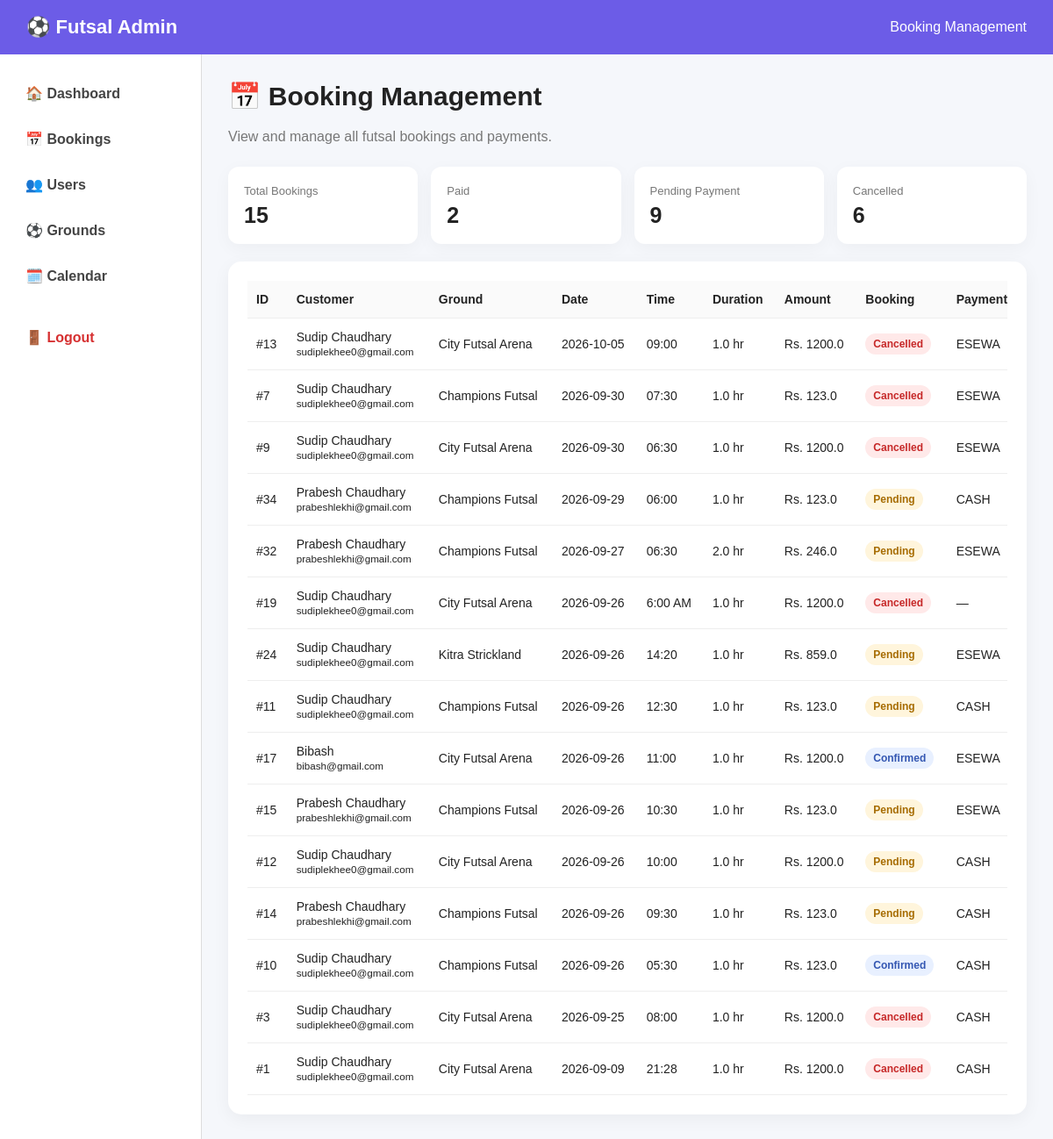
Screenshot of /admin/bookings (signed in) with the database file from the repository.
### tables this page shows
CREATE TABLE bookings (
            id INTEGER PRIMARY KEY AUTOINCREMENT,
            user_id INTEGER NOT NULL,
            ground_id INTEGER NOT NULL,
            booking_date TEXT NOT NULL,
            booking_time TEXT NOT NULL,
            created_at TIMESTAMP DEFAULT CURRENT_TIMESTAMP, status TEXT
            DEFAULT 'confirmed', duration REAL
            DEFAULT 1, payment_status TEXT

            DEFAULT 'pending', payment_method TEXT

            DEFAULT 'cash', payment_reference TEXT, paid_at TIMESTAMP, transaction_uuid
            TEXT, esewa_transaction_code
            TEXT, esewa_product_code
            TEXT, esewa_amount
            REAL, esewa_verified_at
            TIMESTAMP,

            FOREIGN KEY (user_id) REFERENCES users(id),
            FOREIGN KEY (ground_id) REFERENCES grounds(id),

            UNIQUE(ground_id, booking_date, booking_time)
        );

CREATE TABLE users (
            id INTEGER PRIMARY KEY AUTOINCREMENT,
            name TEXT NOT NULL,
            email TEXT UNIQUE NOT NULL,
            password TEXT NOT NULL
        , is_admin INTEGER
            DEFAULT 0);

CREATE TABLE grounds (
            id INTEGER PRIMARY KEY AUTOINCREMENT,
            name TEXT NOT NULL,
            location TEXT NOT NULL,
            price INTEGER NOT NULL,
            contact TEXT,
            opening_time TEXT,
            closing_time TEXT,
            description TEXT,
            image TEXT
        );

### app.py (the view, shortened to what this page needs)
@app.route("/admin/bookings")
@admin_required
def admin_bookings():
    search = request.args.get("search", "").strip()
    payment_status = request.args.get("payment_status", "").strip().lower()
    conn = get_db()
    total_bookings = conn.execute(
        "SELECT COUNT(*) AS count FROM bookings"
    ).fetchone()["count"]
    pending_payments = conn.execute(
        """SELECT COUNT(*) AS count FROM bookings
           WHERE payment_status IN ('pending', 'submitted')
           AND status != 'cancelled'"""
    ).fetchone()["count"]
    paid_bookings = conn.execute(
        "SELECT COUNT(*) AS count FROM bookings WHERE payment_status = 'paid'"
    ).fetchone()["count"]
    cancelled_bookings = conn.execute(
        "SELECT COUNT(*) AS count FROM bookings WHERE status = 'cancelled'"
    ).fetchone()["count"]
    query = """
        SELECT bookings.*,
               users.name AS user_name,
               users.email AS user_email,
               grounds.name AS ground_name,
               grounds.location AS ground_location,
               grounds.price AS ground_price,
               grounds.price AS price
        FROM bookings
        JOIN users ON bookings.user_id = users.id
        JOIN grounds ON bookings.ground_id = grounds.id
        WHERE 1 = 1
    """
    params = []
    allowed = {"paid", "pending", "submitted", "rejected"}
    if payment_status in allowed:
        query += " AND bookings.payment_status = ? "
        params.append(payment_status)
    query += """
        ORDER BY bookings.booking_date DESC,
                 bookings.booking_time DESC,
                 bookings.created_at DESC
    """
    bookings = conn.execute(query, params).fetchall()
    conn.close()
    return render_template(
        "admin/bookings.html",
        bookings=bookings,
        total_bookings=total_bookings,
        pending_payments=pending_payments,
        paid_bookings=paid_bookings,
        cancelled_bookings=cancelled_bookings,
        search=search,
        payment_status=payment_status
    )

### app.py (called while the page is built, shortened)
def get_db():
    conn = sqlite3.connect(
        DATABASE
    )
    conn.row_factory = sqlite3.Row
    conn.execute(
        "PRAGMA foreign_keys = ON"
    )
    return conn

def admin_required(view_function):
    @wraps(view_function)
    def wrapper(*args, **kwargs):
        return view_function(
            *args,
            **kwargs
        )
    return wrapper

### templates/admin/bookings.html (shortened to what this page needs)
<!DOCTYPE html>
<html lang="en">
<head>
</head>
<body>
<div class="topbar">
    <div class="brand">
        ⚽ Futsal Admin
    </div>
    <div>
        Booking Management
    </div>
</div>
<div class="layout">
    <aside class="sidebar">
        <a href="{{ url_for('admin_dashboard') }}">
            🏠 Dashboard
        </a>
        <a href="{{ url_for('admin_bookings') }}">
            📅 Bookings
        </a>
        <a href="{{ url_for('admin_users') }}">
            👥 Users
        </a>
        <a href="{{ url_for('admin_grounds') }}">
            ⚽ Grounds
        </a>
        <a href="{{ url_for('admin_calendar') }}">
            🗓️ Calendar
        </a>
        <a
            href="{{ url_for('admin_logout') }}"
            class="logout"
        >
            🚪 Logout
        </a>
    </aside>
    <main class="content">
        <h1>
            📅 Booking Management
        </h1>
        <p class="subtitle">
            View and manage all futsal bookings and payments.
        </p>
        <div class="summary">
            <div class="summary-box">
                <span>
                    Total Bookings
                </span>
                <strong>
                    {{ bookings|length }}
                </strong>
            </div>
            <div class="summary-box">
                <span>
                    Paid
                </span>
                <strong>
                    {{
                        bookings
                        |selectattr('payment_status', 'equalto', 'paid')
                        |list
                        |length
                    }}
                </strong>
            </div>
            <div class="summary-box">
                <span>
                    Pending Payment
                </span>
                <strong>
                    {{
                        bookings
                        |selectattr('payment_status', 'ne', 'paid')
                        |selectattr('status', 'ne', 'cancelled')
                        |list
                        |length
                    }}
                </strong>
            </div>
            <div class="summary-box">
                <span>
                    Cancelled
                </span>
                <strong>
                    {{
                        bookings
                        |selectattr('status', 'equalto', 'cancelled')
                        |list
                        |length
                    }}
                </strong>
            </div>
        </div>
        <div class="card">
            {% if bookings %}
            <div class="table-wrapper">
                <table>
                    <thead>
                    <tr>
                        <th>ID</th>
                        <th>Customer</th>
                        <th>Ground</th>
                        <th>Date</th>
                        <th>Time</th>
                        <th>Duration</th>
                        <th>Amount</th>
                        <th>Booking</th>
                        <th>Payment Method</th>
                    </tr>
                    </thead>
                    <tbody>
                    {% for booking in bookings %}
                    <tr>
                        <td>
                            #{{ booking['id'] }}
                        </td>
                        <td>
                            {{ booking['user_name'] }}
                            <br>
                            <small>
                                {{ booking['user_email'] }}
                            </small>
                        </td>
                        <td>
                            {{ booking['ground_name'] }}
                        </td>
                        <td>
                            {{ booking['booking_date'] }}
                        </td>
                        <td>
                            {{ booking['booking_time'] }}
                        </td>
                        <td>
                            {{ booking['duration'] }} hr
                        </td>
                        <td>
                            {% if booking['ground_price'] is defined %}
                                Rs.
                                {{
                                    (
                                        booking['ground_price']
                                        |float
                                        *
                                        booking['duration']
                                        |float
                                    )
                                    |round(2)
                                }}
                            {% else %}
                                —
                            {% endif %}
                        </td>
                        <td>
                            {% if booking['status'] == 'cancelled' %}
                                <span class="badge cancelled">
                                    Cancelled
                                </span>
                            {% elif booking['status'] == 'confirmed' %}
                                <span class="badge confirmed">
                                    Confirmed
                                </span>
                            {% else %}
                                <span class="badge pending">
                                    Pending
                                </span>
                            {% endif %}
                        </td>
                        <td>
                            {% if booking['payment_method'] %}
                                {{ booking['payment_method']|upper }}
                            {% else %}
                                —
                            {% endif %}
                        </td>
                    </tr>
                    {% endfor %}
                    </tbody>
                </table>
            </div>
            {% endif %}
        </div>
    </main>
</div>
</body>
</html>

### templates/admin/bookings.html (style rules this page uses)
* { box-sizing: border-box; }
body { margin: 0; font-family: Arial, sans-serif; background: #f5f7fb; color: #222; }
.topbar { background: #6c5ce7; color: white; padding: 18px 30px; display: flex; justify-content: space-between; align-items: center; }
.brand { font-size: 22px; font-weight: bold; }
.layout { display: flex; min-height: calc(100vh - 65px); }
.sidebar { width: 230px; background: white; padding: 22px 14px; border-right: 1px solid #ddd; }
.sidebar a { display: block; padding: 13px 15px; margin-bottom: 7px; text-decoration: none; color: #444; border-radius: 9px; font-weight: bold; }
.logout { color: #d63031 !important; margin-top: 25px; }
.content { flex: 1; padding: 30px; min-width: 0; }
h1 { margin-top: 0; font-size: 30px; }
.subtitle { color: #777; margin-bottom: 25px; }
.card { background: white; border-radius: 15px; padding: 22px; box-shadow: 0 5px 20px rgba(0,0,0,.05); }
.table-wrapper { width: 100%; overflow-x: auto; }
table { width: 100%; border-collapse: collapse; min-width: 1100px; }
th, td { padding: 13px 10px; border-bottom: 1px solid #eee; text-align: left; font-size: 14px; }
th { background: #fafafa; }
.badge { display: inline-block; padding: 5px 9px; border-radius: 20px; font-size: 12px; font-weight: bold; }
.pending { background: #fff5dc; color: #a66b00; }
.cancelled { background: #ffe9e9; color: #c62828; }
.confirmed { background: #e8f0ff; color: #3457b2; }
.summary { display: grid; grid-template-columns: repeat(4, 1fr); gap: 15px; margin-bottom: 20px; }
.summary-box { background: white; padding: 18px; border-radius: 12px; box-shadow: 0 5px 20px rgba(0,0,0,.04); }
.summary-box span { color: #777; font-size: 13px; }
.summary-box strong { display: block; font-size: 25px; margin-top: 5px; }

### rows the page displays
bookings: id "13", user_name "Sudip Chaudhary", user_email "sudiplekhee0@gmail.com", ground_name "City Futsal Arena", booking_date "2026-10-05", booking_time "09:00", duration "1.0", status "Cancelled", payment_method "ESEWA"
grounds: price.duration "1200.0"
bookings: id "7", user_name "Sudip Chaudhary", user_email "sudiplekhee0@gmail.com", ground_name "Champions Futsal", booking_date "2026-09-30", booking_time "07:30", duration "1.0", status "Cancelled", payment_method "ESEWA"
grounds: price.duration "123.0", price.duration "246.0"
bookings: id "9", user_name "Sudip Chaudhary", user_email "sudiplekhee0@gmail.com", ground_name "City Futsal Arena", booking_date "2026-09-30", booking_time "06:30", duration "1.0", status "Cancelled", payment_method "ESEWA"
bookings: id "34", user_name "Prabesh Chaudhary", user_email "prabeshlekhi@gmail.com", ground_name "Champions Futsal", booking_date "2026-09-29", booking_time "06:00", duration "1.0", status "Pending", payment_method "CASH"
bookings: id "32", user_name "Prabesh Chaudhary", user_email "prabeshlekhi@gmail.com", ground_name "Champions Futsal", booking_date "2026-09-27", booking_time "06:30", duration "2.0", status "Pending", payment_method "ESEWA"
bookings: id "19", user_name "Sudip Chaudhary", user_email "sudiplekhee0@gmail.com", ground_name "City Futsal Arena", booking_date "2026-09-26", booking_time "6:00 AM", duration "1.0", status "Cancelled"
bookings: id "24", user_name "Sudip Chaudhary", user_email "sudiplekhee0@gmail.com", ground_name "Kitra Strickland", booking_date "2026-09-26", booking_time "14:20", duration "1.0", status "Pending", payment_method "ESEWA"
grounds: price.duration "859.0"
bookings: id "11", user_name "Sudip Chaudhary", user_email "sudiplekhee0@gmail.com", ground_name "Champions Futsal", booking_date "2026-09-26", booking_time "12:30", duration "1.0", status "Pending", payment_method "CASH"
bookings: id "17", user_name "Bibash", user_email "bibash@gmail.com", ground_name "City Futsal Arena", booking_date "2026-09-26", booking_time "11:00", duration "1.0", status "Confirmed", payment_method "ESEWA"
bookings: id "15", user_name "Prabesh Chaudhary", user_email "prabeshlekhi@gmail.com", ground_name "Champions Futsal", booking_date "2026-09-26", booking_time "10:30", duration "1.0", status "Pending", payment_method "ESEWA"
bookings: id "12", user_name "Sudip Chaudhary", user_email "sudiplekhee0@gmail.com", ground_name "City Futsal Arena", booking_date "2026-09-26", booking_time "10:00", duration "1.0", status "Pending", payment_method "CASH"
bookings: id "14", user_name "Prabesh Chaudhary", user_email "prabeshlekhi@gmail.com", ground_name "Champions Futsal", booking_date "2026-09-26", booking_time "09:30", duration "1.0", status "Pending", payment_method "CASH"
bookings: id "10", user_name "Sudip Chaudhary", user_email "sudiplekhee0@gmail.com", ground_name "Champions Futsal", booking_date "2026-09-26", booking_time "05:30", duration "1.0", status "Confirmed", payment_method "CASH"
bookings: id "3", user_name "Sudip Chaudhary", user_email "sudiplekhee0@gmail.com", ground_name "City Futsal Arena", booking_date "2026-09-25", booking_time "08:00", duration "1.0", status "Cancelled", payment_method "CASH"
bookings: id "1", user_name "Sudip Chaudhary", user_email "sudiplekhee0@gmail.com", ground_name "City Futsal Arena", booking_date "2026-09-09", booking_time "21:28", duration "1.0", status "Cancelled", payment_method "CASH"

### other values shown
{{ bookings|length }} "15"
